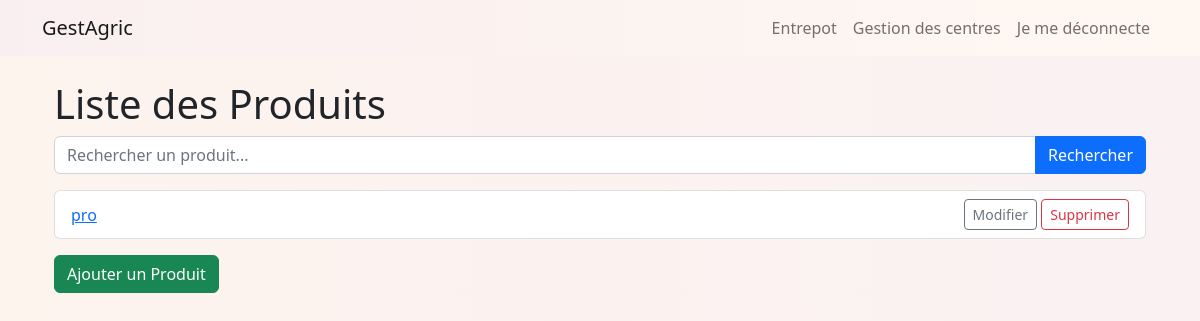
Before: /Entrepot/produits/ with the older database file.
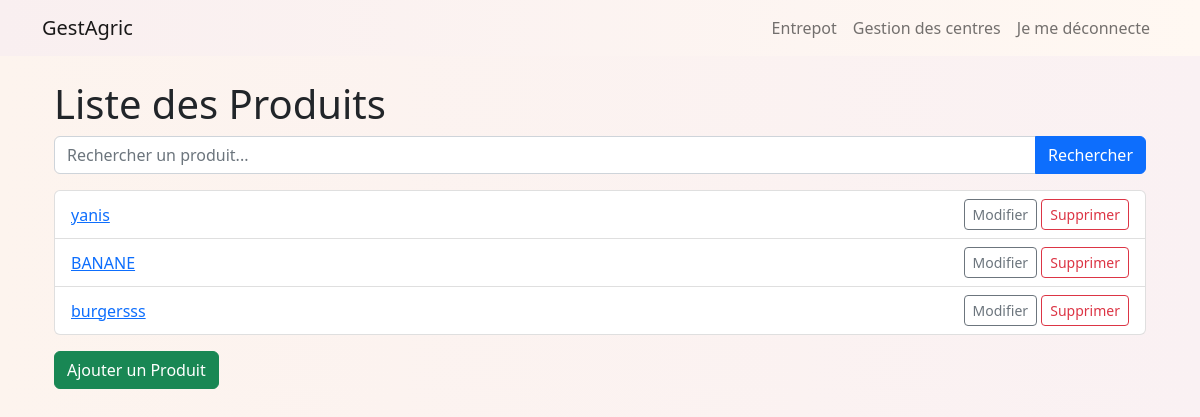
After: the same page with the newer database file.
### entrepot/models.py (models this page shows, shortened)
class Produit(models.Model):
    code = models.CharField(max_length=20)
    designation = models.CharField(max_length=100)
    nombre_vente0 = models.IntegerField(default=0)
    nombre_vente1 = models.IntegerField(default=0)
    nombre_vente2 = models.IntegerField(default=0)
    nombre_vente3 = models.IntegerField(default=0)

### entrepot/views.py (the view)
# urls.py: path('produits/', views.produit_list, name='produit_list'),
def produit_list(request):
    query = request.GET.get('q')
    produits = Produit.objects.all()
    if query:
        produits = produits.filter(designation__icontains=query)  # Filtrer par le champ 'designation'
    return render(request, 'Produit/produit_list.html', {'produits': produits})

### entrepot/templates/Produit/produit_list.html (shortened to what this page needs)
{% extends 'base.html' %}
{% block content %}
<!DOCTYPE html>
<html>
<head>
    {% load static %}
    <link rel="stylesheet" href="{% static 'css/bootstrap.min.css' %}">
    <link rel="stylesheet" href="{% static 'css/css.css' %}">
</head>
<body>
    <div class="container">
        <h1>Liste des Produits</h1>
        <form class="mb-3" method="GET">
            <div class="input-group">
                <input type="text" class="form-control" name="q" placeholder="Rechercher un produit...">
                <button type="submit" class="btn btn-primary">Rechercher</button>
            </div>
        </form>
        <ul class="list-group">
            {% for produit in produits %}
                <li class="list-group-item d-flex justify-content-between align-items-center">
                    <a href="{% url 'produit_detail' produit.pk %}">{{ produit.designation }}</a>
                    <div>
                        <a href="{% url 'produit_edit' produit.pk %}" class="btn btn-sm btn-outline-secondary">Modifier</a>
                        <a href="{% url 'produit_delete' produit.pk %}" class="btn btn-sm btn-outline-danger">Supprimer</a>
                    </div>
                </li>
            {% endfor %}
        </ul>
        <a href="{% url 'produit_new' %}" class="btn btn-success mt-3">Ajouter un Produit</a>
    </div>
</body>
</html>
{% endblock %}

Changed rows visible on the page:
removed Produit: designation "pro"
added Produit: designation "yanis"
added Produit: designation "BANANE"
added Produit: designation "burgersss"
